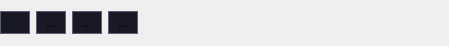
<?xml version="1.0" encoding="UTF-8"?>
<ui version="4.0">
 <class>qSlicerMarkupsPlaceWidget</class>
 <widget class="qSlicerWidget" name="qSlicerMarkupsPlaceWidget">
  <property name="geometry">
   <rect>
    <x>0</x>
    <y>0</y>
    <width>449</width>
    <height>46</height>
   </rect>
  </property>
  <property name="sizePolicy">
   <sizepolicy hsizetype="Preferred" vsizetype="Preferred">
    <horstretch>0</horstretch>
    <verstretch>0</verstretch>
   </sizepolicy>
  </property>
  <property name="windowTitle">
   <string>Place markups</string>
  </property>
  <property name="styleSheet">
   <string notr="true">QPushButton,
QToolButton{
	font: 10pt 'Microsoft YaHei';
	min-width: 28;
 	min-height: 21;
	max-width: 28;
 	max-height: 21;
	background: #191925;
 	border: 1px solid #5c5c74;
}

QPushButton:hover,
QToolButton:hover{
	background-color: #5C5C74;
}</string>
  </property>
  <layout class="QGridLayout" name="gridLayout">
   <property name="leftMargin">
    <number>0</number>
   </property>
   <property name="topMargin">
    <number>0</number>
   </property>
   <property name="rightMargin">
    <number>0</number>
   </property>
   <property name="bottomMargin">
    <number>0</number>
   </property>
   <property name="spacing">
    <number>0</number>
   </property>
   <item row="0" column="0">
    <layout class="QHBoxLayout" name="horizontalLayout">
     <property name="spacing">
      <number>6</number>
     </property>
     <item>
      <widget class="ctkColorPickerButton" name="ColorButton">
       <property name="sizePolicy">
        <sizepolicy hsizetype="Preferred" vsizetype="Fixed">
         <horstretch>0</horstretch>
         <verstretch>0</verstretch>
        </sizepolicy>
       </property>
       <property name="toolTip">
        <string>Select the display color.</string>
       </property>
       <property name="checkable">
        <bool>true</bool>
       </property>
       <property name="displayColorName" stdset="0">
        <bool>false</bool>
       </property>
      </widget>
     </item>
     <item>
      <widget class="QToolButton" name="PlaceButton">
       <property name="sizePolicy">
        <sizepolicy hsizetype="Preferred" vsizetype="Fixed">
         <horstretch>0</horstretch>
         <verstretch>0</verstretch>
        </sizepolicy>
       </property>
       <property name="toolTip">
        <string>Place a markup point</string>
       </property>
       <property name="text">
        <string>...</string>
       </property>
       <property name="icon">
        <iconset resource="../../../../../../Base/QTGUI/Resources/qSlicerBaseQTGUI.qrc">
         <normaloff>:/Icons/Icons/MarkupsMouseModePlaceSg1.png</normaloff>:/Icons/Icons/MarkupsMouseModePlaceSg1.png</iconset>
       </property>
       <property name="checkable">
        <bool>true</bool>
       </property>
      </widget>
     </item>
     <item>
      <widget class="QToolButton" name="DeleteButton">
       <property name="sizePolicy">
        <sizepolicy hsizetype="Preferred" vsizetype="Fixed">
         <horstretch>0</horstretch>
         <verstretch>0</verstretch>
        </sizepolicy>
       </property>
       <property name="toolTip">
        <string>Delete last added markup point</string>
       </property>
       <property name="text">
        <string>...</string>
       </property>
       <property name="icon">
        <iconset resource="../../../../../../Base/QTGUI/Resources/qSlicerBaseQTGUI.qrc">
         <normaloff>:/Icons/Icons/DeleteSg1.png</normaloff>:/Icons/Icons/DeleteSg1.png</iconset>
       </property>
      </widget>
     </item>
     <item>
      <widget class="QToolButton" name="MoreButton">
       <property name="sizePolicy">
        <sizepolicy hsizetype="Preferred" vsizetype="Fixed">
         <horstretch>0</horstretch>
         <verstretch>0</verstretch>
        </sizepolicy>
       </property>
       <property name="text">
        <string>...</string>
       </property>
       <property name="icon">
        <iconset resource="../../../../../../Libs/MRML/Widgets/Resources/qMRMLWidgets.qrc">
         <normaloff>:/Icons/SliceMoreOptions.png</normaloff>:/Icons/SliceMoreOptions.png</iconset>
       </property>
       <property name="popupMode">
        <enum>QToolButton::InstantPopup</enum>
       </property>
      </widget>
     </item>
     <item>
      <spacer name="horizontalSpacer">
       <property name="orientation">
        <enum>Qt::Horizontal</enum>
       </property>
       <property name="sizeHint" stdset="0">
        <size>
         <width>40</width>
         <height>20</height>
        </size>
       </property>
      </spacer>
     </item>
    </layout>
   </item>
  </layout>
  <action name="ActionPersistent">
   <property name="checkable">
    <bool>true</bool>
   </property>
   <property name="text">
    <string>Place multiple markups</string>
   </property>
   <property name="toolTip">
    <string>Place multiple markups</string>
   </property>
  </action>
  <action name="ActionDeleteAll">
   <property name="icon">
    <iconset resource="../../../Resources/qSlicerMarkupsModule.qrc">
     <normaloff>:/Icons/MarkupsDeleteAllRows.png</normaloff>:/Icons/MarkupsDeleteAllRows.png</iconset>
   </property>
   <property name="text">
    <string>Delete all markups</string>
   </property>
   <property name="toolTip">
    <string>Delete all markups in the list</string>
   </property>
  </action>
  <action name="ActionVisibility">
   <property name="icon">
    <iconset resource="../../../../../../Base/QTGUI/Resources/qSlicerBaseQTGUI.qrc">
     <normaloff>:/Icons/Small/SlicerInvisible.png</normaloff>
     <normalon>:/Icons/Small/SlicerVisible.png</normalon>:/Icons/Small/SlicerInvisible.png</iconset>
   </property>
   <property name="text">
    <string>Visibility</string>
   </property>
   <property name="toolTip">
    <string>Toggle markups visibility</string>
   </property>
  </action>
  <action name="ActionLocked">
   <property name="icon">
    <iconset resource="../../../../../../Base/QTGUI/Resources/qSlicerBaseQTGUI.qrc">
     <normaloff>:/Icons/Small/SlicerUnlock.png</normaloff>
     <normalon>:/Icons/Small/SlicerLock.png</normalon>:/Icons/Small/SlicerUnlock.png</iconset>
   </property>
   <property name="text">
    <string>Locked</string>
   </property>
   <property name="toolTip">
    <string>Toggle markup point positions lock</string>
   </property>
  </action>
 </widget>
 <customwidgets>
  <customwidget>
   <class>qSlicerWidget</class>
   <extends>QWidget</extends>
   <header>qSlicerWidget.h</header>
   <container>1</container>
  </customwidget>
  <customwidget>
   <class>ctkColorPickerButton</class>
   <extends>QPushButton</extends>
   <header>ctkColorPickerButton.h</header>
  </customwidget>
 </customwidgets>
 <resources>
  <include location="../../../../../../Libs/MRML/Widgets/Resources/qMRMLWidgets.qrc"/>
  <include location="../../../Resources/qSlicerMarkupsModule.qrc"/>
  <include location="../../../../../../Base/QTGUI/Resources/qSlicerBaseQTGUI.qrc"/>
 </resources>
 <connections/>
</ui>
